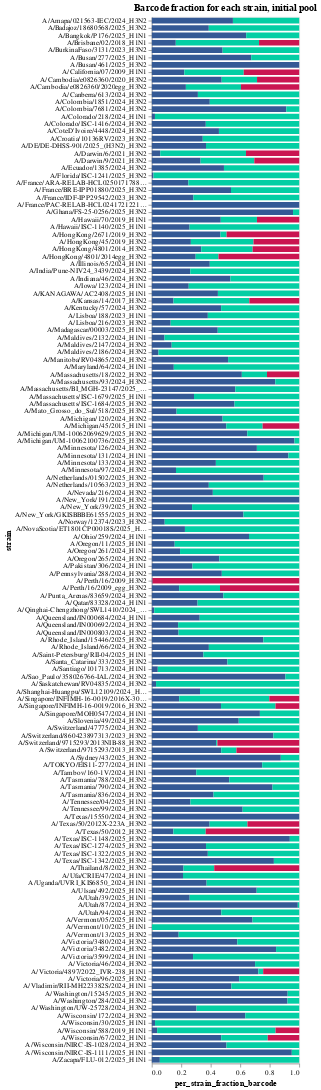

The notebook cell saved with this chart:
### Code cell
# Each barcode fraction across strains
all_barcode_counts = counts[['strain', 'barcode', 'count', 'well']].dropna()
single_well_all_barcode_counts = all_barcode_counts[all_barcode_counts['well'].isin(['A5','B5'])]

# Get tidy single well means
tidy_single_well = single_well_all_barcode_counts[['strain','barcode','count']].groupby(['strain', 'barcode']).mean().reset_index()
# Get sums for each strain
strain_sums_df = tidy_single_well.groupby('strain').sum().rename(columns = {'count': 'strain_count_sum'}).reset_index()
# Merge and calculate per strain the fraction represented by each barcode
tidy_single_well = tidy_single_well.merge(strain_sums_df[['strain', 'strain_count_sum']], 
                       on = ['strain'],
                       validate="many_to_one",
                      )
tidy_single_well['per_strain_fraction_barcode'] = tidy_single_well['count'] / tidy_single_well['strain_count_sum']
tidy_single_well['barcode_letter'] = tidy_single_well.groupby('strain').cumcount().apply(lambda x: string.ascii_uppercase[x])

# Plot as colored bar chart
bar_chart = alt.Chart(tidy_single_well).mark_bar(height={"band": 0.85}).encode(
    x = 'per_strain_fraction_barcode',
    y = 'strain',
    color=alt.Color('barcode_letter', legend=None).scale(range=color_palette),
    tooltip = ['strain', 'per_strain_fraction_barcode', 'barcode'],
).configure_axis(grid=False).properties(
        height = alt.Step(10),
        width = 200,
        title = "Barcode fraction for each strain, initial pool")

bar_chart

### Figure 1 — Vega-Lite specification as saved in the notebook (floating-point values rounded to 4 significant figures; data arrays with more than 128 entries replaced by an {"elided": "..."} marker saying what was removed)
{"config": {"view": {"continuousWidth": 300, "continuousHeight": 300}, "axis": {"grid": false}}, "data": {"name": "data-c846225fd2010fdef120f2bdde63a48f"}, "mark": {"type": "bar", "height": {"band": 0.85}}, "encoding": {"color": {"field": "barcode_letter", "legend": null, "scale": {"range": ["#345995", "#03cea4", "#ca1551", "#eac435"]}, "type": "nominal"}, "tooltip": [{"field": "strain", "type": "nominal"}, {"field": "per_strain_fraction_barcode", "type": "quantitative"}, {"field": "barcode", "type": "nominal"}], "x": {"field": "per_strain_fraction_barcode", "type": "quantitative"}, "y": {"field": "strain", "type": "nominal"}}, "height": {"step": 10}, "title": "Barcode fraction for each strain, initial pool", "width": 200, "$schema": "https://vega.github.io/schema/vega-lite/v5.16.3.json", "datasets": {"data-c846225fd2010fdef120f2bdde63a48f": {"elided": "319 records"}}}
